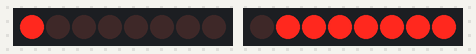
A sketch run on a simulated Arduino Uno, built with avr-gcc and run on an emulated ATmega328P. On the bench: 2 × 8 shift-register outputs drawn as a row of LEDs (first output left, lit = HIGH). Wiring (inferred from the names in the program): shift register (74HC595): data pin 2; shift clock pin 4; latch pin 6. Wiring (inferred from the signals the program sends): row of LEDs: on Q0, Q1, Q2, Q3, Q4, Q5, Q6, Q7.

Above: at 0.1 s.
At 4.1 s:
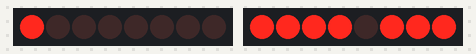
At 9.1 s:
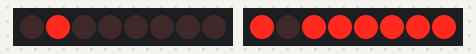
At 19.1 s:
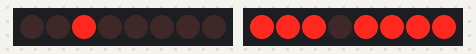
At 29.1 s:
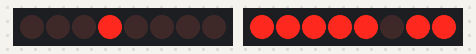
At 39.1 s:
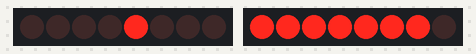
Timing chart, 0 to 40.0 s (numbered marks = the images above):
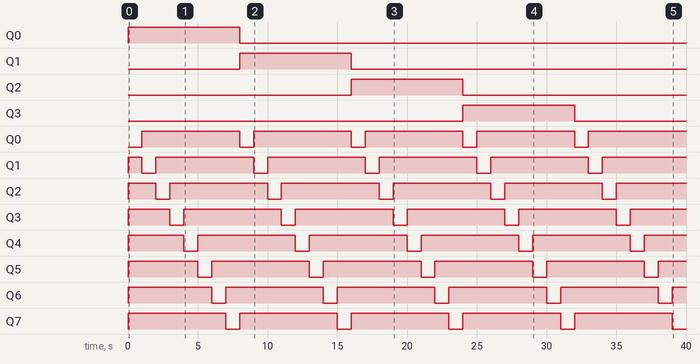

The sketch:

checking_all_leds.ino
```cpp
//checking all the led of display
int data_a=2;
int data_b=3;
int clock_a=4;
int clock_b=5;
int latch=6;
int p_value=0x00;
int n_value=0xFF;
void setup() {
  pinMode(data_a,OUTPUT);
  pinMode(data_b,OUTPUT);
  pinMode(clock_a,OUTPUT);
  pinMode(clock_b,OUTPUT);
  pinMode(latch,OUTPUT);
  // put your setup code here, to run once:

}

void loop() {
  for(int i=7;i>=0;i--){
    bitSet(p_value,i);
    for(int j=7;j>=0;j--){
      bitClear(n_value,j);
      update_shift(p_value,n_value);
      bitSet(n_value,j);
    }
    bitClear(p_value,i);
  }


  // put your main code here, to run repeatedly:
}
void update_shift(int p_value,int n_value){
  digitalWrite(latch,LOW);
  shiftOut(data_a,clock_a,LSBFIRST,p_value);
  shiftOut(data_b,clock_b,LSBFIRST,n_value);
  digitalWrite(latch,HIGH);
  delay(1000);
  }
```

Measured:
- by itself, Q0: LOW → HIGH at 0.00 s, → LOW 8.0 s later
- by itself, Q1: LOW → HIGH at 8.0 s, → LOW 8.0 s later
- by itself, Q2: LOW → HIGH at 16.0 s, → LOW 8.0 s later
- by itself, Q3: LOW → HIGH at 24.0 s, → LOW 8.0 s later
- by itself, Q0, Q7: alternates HIGH for 7.0 s and LOW for 1.0 s
- by itself, Q1–6: repeats every 8.0 s: LOW 1.0 s, HIGH 7.0 s
